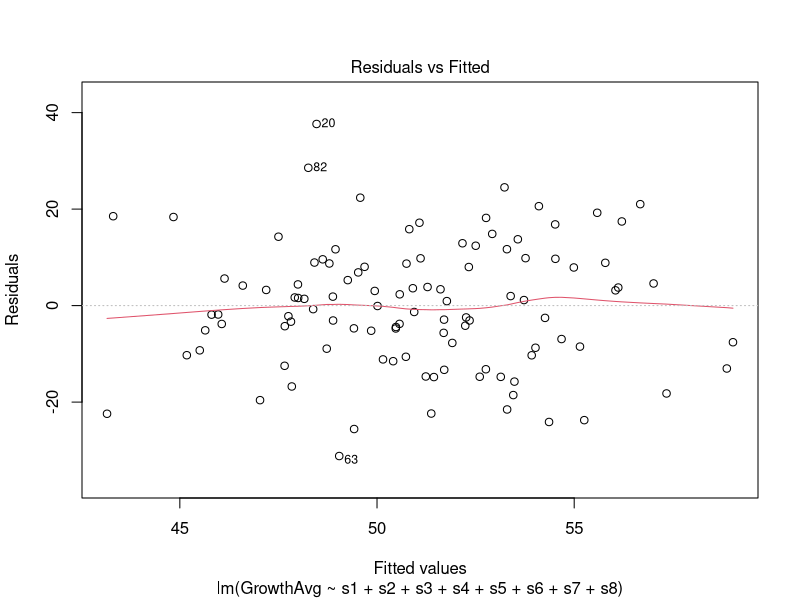
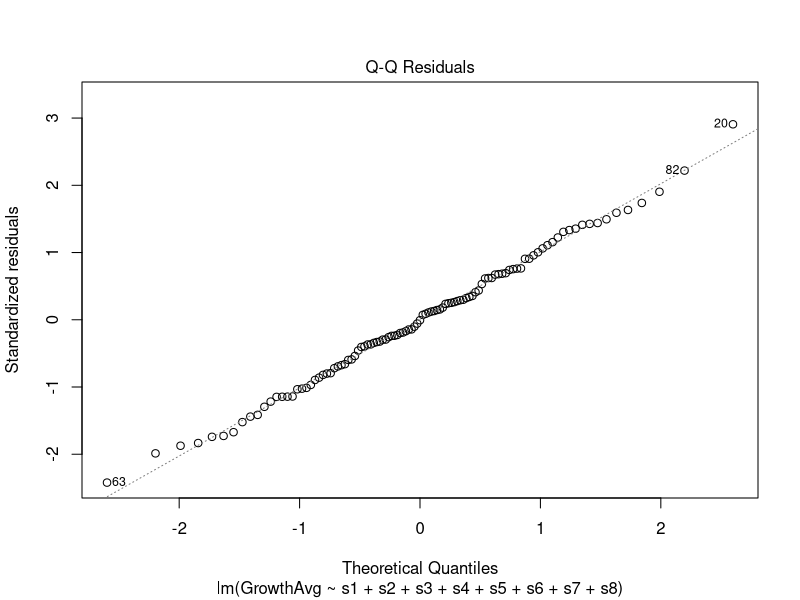
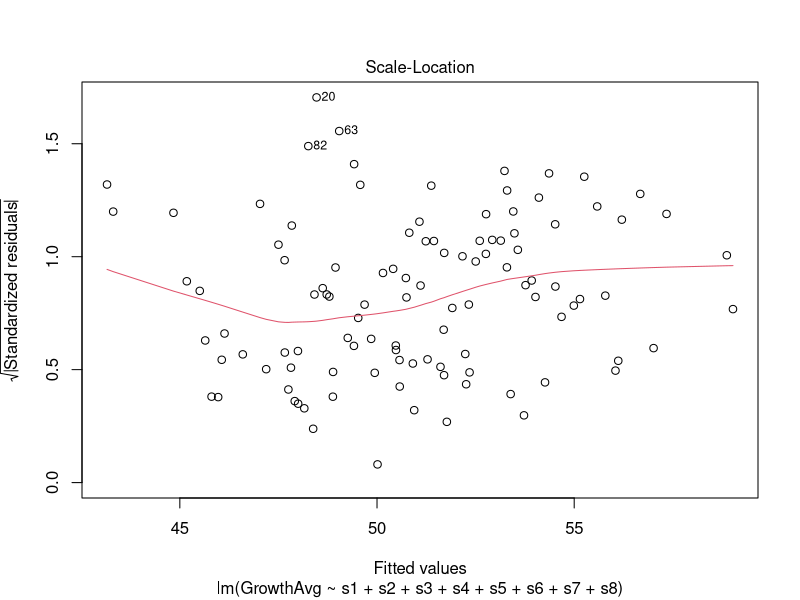
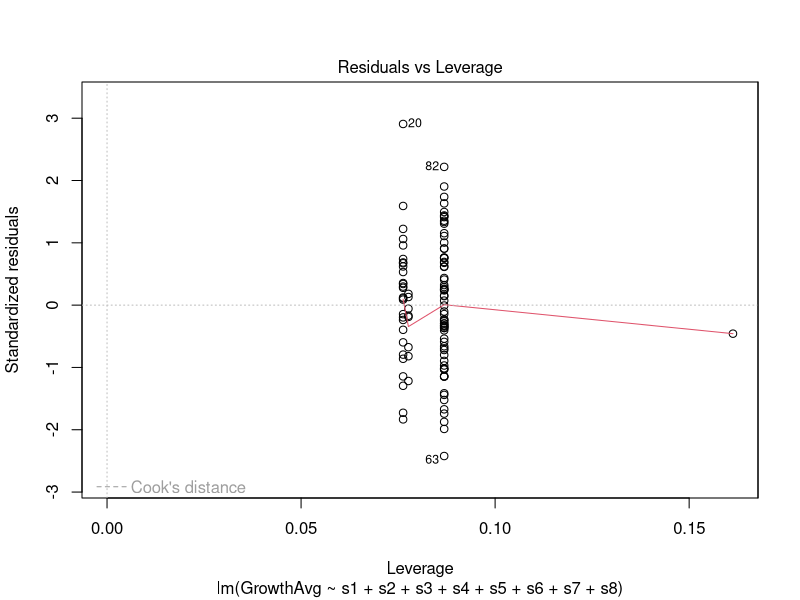

R code for these plots, in order: (Note: this script raises an error after producing the figures.)
# Sam Welch
# A script that produces a unique stressor combination ID, fills in a binary matrix based on it, then generates dummy growth data. Boolean version.
# 26th May 2018
rm(list=ls())

library(tidyverse)

vector_stressors <- c("1","2","3","4","5","6","7","8")

# Generate matrices of every 1-, 2-, 4-, and 8- combination of stressors.
matrix_combn_eight <- combn(vector_stressors,8)
matrix_combn_four <- combn(vector_stressors,4)
matrix_combn_two <- combn(vector_stressors,2)
matrix_combn_one <- combn(vector_stressors,1)

# Turn matrices into vectors of strings of combinations
vector_combn_eight <- apply(matrix_combn_eight,2, paste, collapse="")
vector_combn_four <- apply(matrix_combn_four,2, paste, collapse="")
vector_combn_two <- apply(matrix_combn_two,2, paste, collapse="")
vector_combn_one <- apply(matrix_combn_one,2, paste, collapse="")

# Combine them into one vector of length 107
vector_combn <- c(vector_combn_one, vector_combn_two, vector_combn_four, vector_combn_eight)

# Create a tibble of unique combination IDs, presence/absence of stressors and five replicates of growth
comb_tibble <- tibble(
  vector_combn,
  `s1` = FALSE,
  `s2` = FALSE,
  `s3` = FALSE,
  `s4` = FALSE,
  `s5` = FALSE,
  `s6` = FALSE,
  `s7` = FALSE,
  `s8` = FALSE,
  `GrowthA` = 0,
  `GrowthB` = 0,
  `GrowthC` = 0,
  `GrowthD` = 0,
  `GrowthE` = 0
)

# Loop over all combination IDs and assign stressors as present
# Yes, I am aware of the inefficiency here - I just don't know how to do it better.
for (i in 1:107) {
  comb <- comb_tibble[i,1]            # For each combination ID: assign to the variable comb
  for (j in 1:8) {                    # Loop across comb for j = 1:8
    if (grepl(toString(j),comb)) {    # if comb contains the string of j, 
      comb_tibble[i, j + 1] = TRUE    # change the value in the relevant position of the tibble to 1
    }
    j <- j + 1
  }
  i <- i + 1
}

# Another loop to stick some random data into the growth columns. Can this be done more elegantly with apply?
for (k in 1:107) {
  for (l in 10:14){
    comb_tibble[k,l] = runif(1, min=0, max=100)
    l <- l + 1
  }
  k <- k + 1
}

# Add a means column.
summary(comb_tibble)
comb_tibble <- mutate(comb_tibble,GrowthAvg = rowMeans(comb_tibble[,10:14]))

# What I've read online suggests a multiple linear regression or a non-linear multiple regression - so I'm going to try both...

# Multiple linear regression
mlr <- lm(
  formula = GrowthAvg ~ s1 + s2 + s3 + s4 + s5 + s6 + s7 + s8,
  data = comb_tibble)
summary(mlr)
plot(mlr)
# I can't remember how to interpret any of this, but at least I'll have a choice when it comes to working with the real data...

# Non-linear multiple regression - doesn't work because I don't understand it...
nlmr <- nls(
  formula = GrowthAvg ~ s1 + s2 + s3 + s4 + s5 + s6 + s7 + s8, # This is the wrong sort of formula for nls()
  data = comb_tibble)
